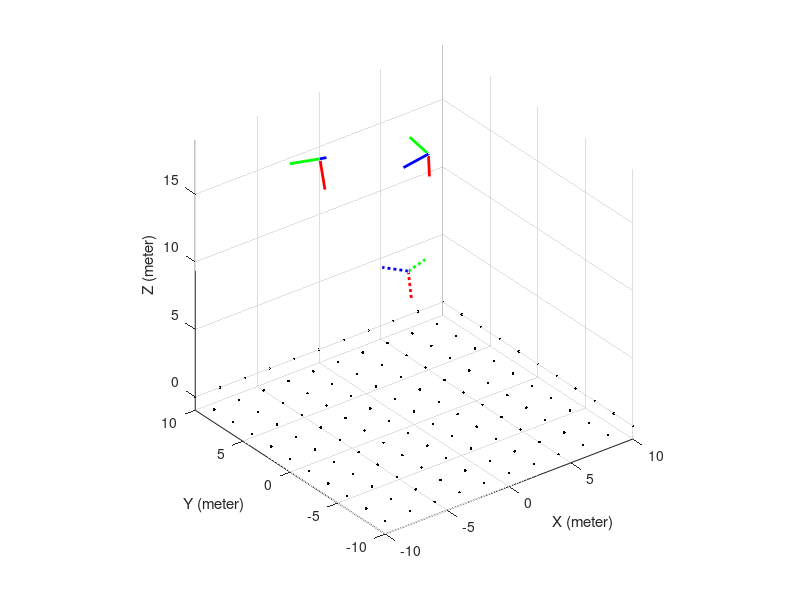
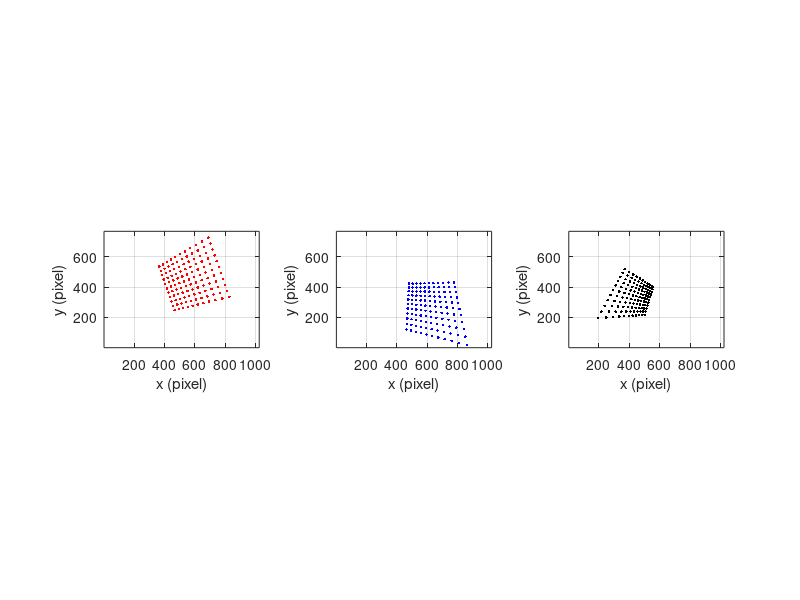
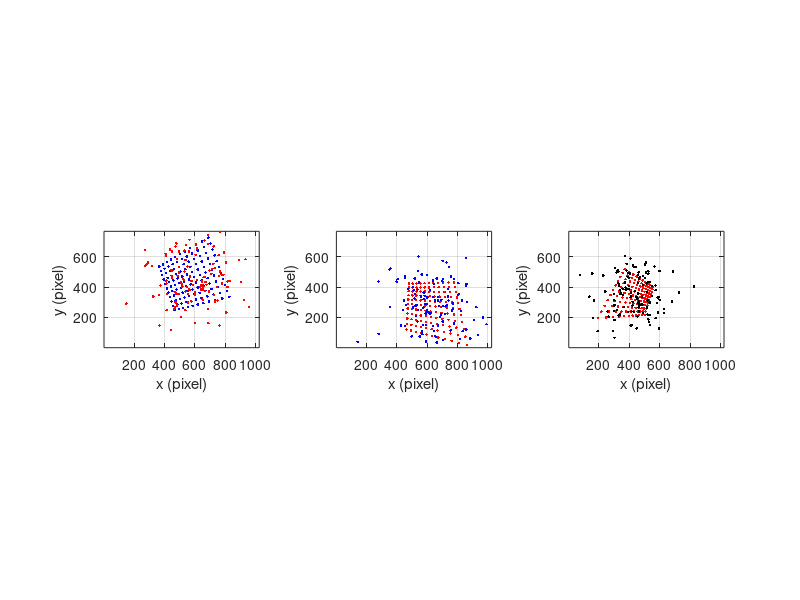

Here is the MATLAB script that generated these plots, in order: (Note: this script raises an error after producing the figures.)
% 1) Generate three synthetic images of a planar calibration object using three virtual cameras.
%    Three cameras must have the same intrinsic parameters but different extrinsic parameters.
% 2) Add Gaussian noise to the 2D image points.
% 3) Estimate the intrinsic and extrinsic parameters using the DLT of Zhang's method.
% 4) Refine the intrinsic and extrinsic parameters by minimizing the geometric error using LM.
% 5) Compare the geometric error before and after the LM-based refinement.



%  image size (pixel)
width = 1024; height = 768;
%  Calibration matrix
K = [200-3 0.02 width/2-5; 0 200+2 height/2+10; 0 0 1]; %  pixel
%  Rotation matrix
thx = 10*pi/180; thy = -180*pi/180; thz = -70*pi/180; %  radian
Rx = [1 0 0; 0 cos(thx) -sin(thx); 0 sin(thx) cos(thx)];
Ry = [cos(thy) 0 sin(thy); 0 1 0; -sin(thy) 0 cos(thy)];
Rz = [cos(thz) -sin(thz) 0; sin(thz) cos(thz) 0; 0 0 1];
R1 = Rz*Ry*Rx;
thx = -10*pi/180; thy = -170*pi/180; thz = 0*pi/180; %  radian
Rx = [1 0 0; 0 cos(thx) -sin(thx); 0 sin(thx) cos(thx)];
Ry = [cos(thy) 0 sin(thy); 0 1 0; -sin(thy) 0 cos(thy)];
Rz = [cos(thz) -sin(thz) 0; sin(thz) cos(thz) 0; 0 0 1];
R2 = Rz*Ry*Rx;
thx = 30*pi/180; thy = -190*pi/180; thz = 70*pi/180; %  radian
Rx = [1 0 0; 0 cos(thx) -sin(thx); 0 sin(thx) cos(thx)];
Ry = [cos(thy) 0 sin(thy); 0 1 0; -sin(thy) 0 cos(thy)];
Rz = [cos(thz) -sin(thz) 0; sin(thz) cos(thz) 0; 0 0 1];
R3 = Rz*Ry*Rx;
%  Camera center in world coordinate frame (meter)
C1_ = [-2; -2; 12]; C2_ = [5; 5; 15]; C3_ = [-3; 6; 17];
%  Translation vector
t1 = -R1*C1_; t2 = -R2*C2_; t3 = -R3*C3_;
%  Camera projection matrix (P = K*[R t])
P1 = K*R1*[eye(3) -C1_];
P2 = K*R2*[eye(3) -C2_];
P3 = K*R3*[eye(3) -C3_];
%  3D points in world coordinate frame
x = -10:2:10; y = -10:2:10; z = 0;
[X Y Z] = meshgrid(x,y,z);
X = X(:); Y = Y(:); Z = Z(:);
%  Draw 3D points and world coordinate frame
figure; plot3(X,Y,Z,'k.'); hold on;
xlabel('X (meter)'); ylabel('Y (meter)'); zlabel('Z (meter)');
axis equal; grid on;
%  Draw camera coordinate frame
len = 2;
Xp = [len; 0; 0]; Yp = [0; len; 0]; Zp = [0; 0; len];
CX1 = R1'*(Xp - t1); CY1 = R1'*(Yp - t1); CZ1 = R1'*(Zp - t1);

CX2 = R2'*(Xp - t2); CY2 = R2'*(Yp - t2); CZ2 = R2'*(Zp - t2);
CX3 = R3'*(Xp - t3); CY3 = R3'*(Yp - t3); CZ3 = R3'*(Zp - t3);
plot3([C1_(1) CX1(1)],[C1_(2) CX1(2)],[C1_(3) CX1(3)],'b:','LineWidth',2);
plot3([C1_(1) CY1(1)],[C1_(2) CY1(2)],[C1_(3) CY1(3)],'g:','LineWidth',2);
plot3([C1_(1) CZ1(1)],[C1_(2) CZ1(2)],[C1_(3) CZ1(3)],'r:','LineWidth',2);
plot3([C2_(1) CX2(1)],[C2_(2) CX2(2)],[C2_(3) CX2(3)],'b-','LineWidth',2);
plot3([C2_(1) CY2(1)],[C2_(2) CY2(2)],[C2_(3) CY2(3)],'g-','LineWidth',2);
plot3([C2_(1) CZ2(1)],[C2_(2) CZ2(2)],[C2_(3) CZ2(3)],'r-','LineWidth',2);
plot3([C3_(1) CX3(1)],[C3_(2) CX3(2)],[C3_(3) CX3(3)],'b-','LineWidth',2);
plot3([C3_(1) CY3(1)],[C3_(2) CY3(2)],[C3_(3) CY3(3)],'g-','LineWidth',2);
plot3([C3_(1) CZ3(1)],[C3_(2) CZ3(2)],[C3_(3) CZ3(3)],'r-','LineWidth',2);
hold off;
%  Acquire images of 3D points
x1 = P1*[X'; Y'; Z'; ones(1,length(X))];
x1(1,:) = x1(1,:)./x1(3,:); x1(2,:) = x1(2,:)./x1(3,:);
x1(3,:) = x1(3,:)./x1(3,:);
x2 = P2*[X'; Y'; Z'; ones(1,length(X))];
x2(1,:) = x2(1,:)./x2(3,:); x2(2,:) = x2(2,:)./x2(3,:);
x2(3,:) = x2(3,:)./x2(3,:);
x3 = P3*[X'; Y'; Z'; ones(1,length(X))];
x3(1,:) = x3(1,:)./x3(3,:); x3(2,:) = x3(2,:)./x3(3,:);
x3(3,:) = x3(3,:)./x3(3,:);
%  Draw images of 3D points
figure;
subplot(131); plot(x1(1,:),x1(2,:),'r.'); axis equal; grid on; hold on;
axis([1 width 1 height]); xlabel('x (pixel)'); ylabel('y (pixel)');
hold off;
subplot(132); plot(x2(1,:),x2(2,:),'b.'); axis equal; grid on; hold on;
axis([1 width 1 height]); xlabel('x (pixel)'); ylabel('y (pixel)');
hold off;
subplot(133); plot(x3(1,:),x3(2,:),'k.'); axis equal; grid on; hold on;
axis([1 width 1 height]); xlabel('x (pixel)'); ylabel('y (pixel)');
hold off;
save('data_calibration.mat','K','R1','t1','R2','t2','R3','t3','X','Y','Z','x1','x2','x3','width','height');

%  Load data
load('data_calibration.mat');
%  add noise
scale = 100;
a1 = x1(1:2,:) + randn(size(x1(1:2,:)))*scale; x1(3,:) = 1;
a2 = x2(1:2,:) + randn(size(x2(1:2,:)))*scale; x2(3,:) = 1;
a3 = x3(1:2,:) + randn(size(x3(1:2,:)))*scale; x3(3,:) = 1;
%  Draw images of 3D points
figure;
subplot(131); plot(x1(1,:),x1(2,:),'b.'); axis equal; grid on; hold on;
subplot(131); plot(a1(1,:),a1(2,:),'r.'); axis equal; grid on; hold on;
axis([1 width 1 height]); xlabel('x (pixel)'); ylabel('y (pixel)');
hold off;
subplot(132); plot(x2(1,:),x2(2,:),'r.'); axis equal; grid on; hold on;
subplot(132); plot(a2(1,:),a2(2,:),'b.'); axis equal; grid on; hold on;
axis([1 width 1 height]); xlabel('x (pixel)'); ylabel('y (pixel)');
hold off;
subplot(133); plot(x3(1,:),x3(2,:),'r.'); axis equal; grid on; hold on;
subplot(133); plot(a3(1,:),a3(2,:),'k.'); axis equal; grid on; hold on;
axis([1 width 1 height]); xlabel('x (pixel)'); ylabel('y (pixel)');
hold off;
x1 = x1(1:2,:) + randn(size(x1(1:2,:)))*scale; x1(3,:) = 1;
x2 = x2(1:2,:) + randn(size(x2(1:2,:)))*scale; x2(3,:) = 1;
x3 = x3(1:2,:) + randn(size(x3(1:2,:)))*scale; x3(3,:) = 1;
%  Homography estimation for each image
XY = [X'; Y'; ones(size(X'))];
Hz = cell(1,3);
Hz{1} = estimate_homography(XY,x1,width,height);
Hz{2} = estimate_homography(XY,x2,width,height);
Hz{3} = estimate_homography(XY,x3,width,height);
%  Intrinsic parameters estimation
VM = [];
for i=1:3
   h = Hz{i};
   v11 = [h(1,1)*h(1,1), h(1,1)*h(2,1)+h(2,1)*h(1,1), h(2,1)*h(2,1), ...
   h(3,1)*h(1,1)+h(1,1)*h(3,1), h(3,1)*h(2,1)+h(2,1)*h(3,1) h(3,1)*h(3,1)];
   v22 = [h(1,2)*h(1,2), h(1,2)*h(2,2)+h(2,2)*h(1,2), h(2,2)*h(2,2), ...
   h(3,2)*h(1,2)+h(1,2)*h(3,2), h(3,2)*h(2,2)+h(2,2)*h(3,2) h(3,2)*h(3,2)];
   v12 = [h(1,1)*h(1,2), h(1,1)*h(2,2)+h(2,1)*h(1,2), h(2,1)*h(2,2), ...
   h(3,1)*h(1,2)+h(1,1)*h(3,2), h(3,1)*h(2,2)+h(2,1)*h(3,2) h(3,1)*h(3,2)];
   VM = [VM; v12; v11-v22];
end
[U D V] = svd(VM);
b = V(:,end);
v0 = (b(2)*b(4)-b(1)*b(5)) / (b(1)*b(3)-b(2)^2);
lamda = b(6)-(b(4)^2+v0*(b(2)*b(4)-b(1)*b(5)))/b(1);
alpha = sqrt(lamda/b(1));
beta = sqrt(lamda*b(1)/(b(1)*b(3)-b(2)^2));
c = -b(2)*alpha^2*beta/lamda;
u0 = c*v0/alpha - b(4)*alpha^2/lamda;
K_ = [alpha c u0; 0 beta v0; 0 0 1]; %  estimated intrinsic parameter
err_dlt_1 = calculate_error(K_,XY,x1);
err_dlt_2 = calculate_error(K_,XY,x2);
err_dlt_3 = calculate_error(K_,XY,x3);
%  Extrinsic parameters estimation
iK_ = inv(K_);
for i=1:3
   h = H{i};
   lamda = (1/norm(iK_*h(:,1)) + 1/norm(iK_*h(:,2))) / 2;
   r1 = lamda*iK_*h(:,1);
   r2 = lamda*iK_*h(:,2);
   r3 = cross(r1,r2);
   Rtemp = [r1 r2 r3];
   [U D V] = svd(Rtemp);
   R_{i} = U*V';
   t_{i} = lamda*iK_*h(:,3);
   C = -R_{i}'*t_{i};
   if C(3) < 0
       R_{i}(:,1) = -R_{i}(:,1);
       R_{i}(:,2) = -R_{i}(:,2);
       t_{i} = -t_{i};
   end
end








function H = estimate_homography(x1n,x2n,W1,H1)
   %  Normalize data
   iT1 = [W1+H1 0 W1/2; 0 W1+H1 H1/2; 0 0 1]; T1 = inv(iT1);
   iT2 = [W1+H1 0 W1/2; 0 W1+H1 H1/2; 0 0 1]; T2 = inv(iT2);
   x1nm = T1*x1n;
   x2nm = T2*x2n;
   %  Estimate homography by DLT
   A = []; numPnt = size(x1nm,2);
   for i=1:numPnt
       x = x1nm(1,i); y = x1nm(2,i); w = x1nm(3,i);
       x_ = x2nm(1,i); y_ = x2nm(2,i); w_ = x2nm(3,i);
       tmp = [0 0 0 -x*w_ -y*w_ -w*w_ x*y_ y*y_ w*y_;
       x*w_ y*w_ w*w_ 0 0 0 -x*x_ -y*x_ -w*x_];
       A = [A; tmp];
   end
   [U D V] = svd(A);
   h = V(:,end);
   Hnm = [h(1:3)'; h(4:6)'; h(7:9)'];
   %denormalize
   H = inv(T2)*Hnm*T1;
end


function refined_H = refined_using_LM(P,temp,x1)
%  refining the homography using LM

options = optimoptions(@lsqnonlin, 'Algorithm', 'levenberg-marquardt', 'MaxIterations',1000,'Display', 'iter', 'MaxFunEvals', 100000, 'TolX', 1e-10, 'TolFun', 1e-40);
   %  Nonlinear least-squares solver
   stop = 1;
   [refined_h, resnorm, res] = lsqnonlin(@fun,P,[],[],options,temp,x1);
   refined_H = refined_h;

end
function F = fun(P1,temp,x1)
 
 
  
  
   x1_ = P1*temp;

   x1_(1,:) = x1_(1,:)./x1_(3,:); x1_(2,:) = x1_(2,:)./x1_(3,:);
   x1_(3,:) = x1_(3,:)./x1_(3,:);
  

   %  Calculate error (vector)
   F = [sqrt((x1_(1,:)-x1(1,:)).^2+(x1_(2,:)-x1(2,:)).^2) ];
end




%  Load data
load('data_calibration.mat');
%  Add noise
scale = 50;
rng(1,'philox')
a1 = x1(1:2,:) + randn(size(x1(1:2,:)))*scale; x1(3,:) = 1;
a2 = x2(1:2,:) + randn(size(x2(1:2,:)))*scale; x2(3,:) = 1;
a3 = x3(1:2,:) + randn(size(x3(1:2,:)))*scale; x3(3,:) = 1;
%  Draw images of 3D points
figure;
subplot(131); plot(x1(1,:),x1(2,:),'b.'); axis equal; grid on; hold on;
subplot(131); plot(a1(1,:),a1(2,:),'r.'); axis equal; grid on; hold on;
axis([1 width 1 height]); xlabel('x (pixel)'); ylabel('y (pixel)');
hold off;
subplot(132); plot(x2(1,:),x2(2,:),'r.'); axis equal; grid on; hold on;
subplot(132); plot(a2(1,:),a2(2,:),'b.'); axis equal; grid on; hold on;
axis([1 width 1 height]); xlabel('x (pixel)'); ylabel('y (pixel)');
hold off;
subplot(133); plot(x3(1,:),x3(2,:),'r.'); axis equal; grid on; hold on;
subplot(133); plot(a3(1,:),a3(2,:),'k.'); axis equal; grid on; hold on;
axis([1 width 1 height]); xlabel('x (pixel)'); ylabel('y (pixel)');
hold off;
rng(1,'philox')
x1 = x1(1:2,:) + randn(size(x1(1:2,:)))*scale; x1(3,:) = 1;
x2 = x2(1:2,:) + randn(size(x2(1:2,:)))*scale; x2(3,:) = 1;
x3 = x3(1:2,:) + randn(size(x3(1:2,:)))*scale; x3(3,:) = 1;
%  Homography estimation for each image
XY = [X'; Y'; ones(size(X'))];
H = cell(1,3);
H{1} = estimate_homography(XY,x1,width,height);
H{2} = estimate_homography(XY,x2,width,height);
H{3} = estimate_homography(XY,x3,width,height);
%  Refine homography by LM
VM = [];
for i=1:3
   h = H{i};
%  Intrinsic parameters estimation
   v11 = [h(1,1)*h(1,1), h(1,1)*h(2,1)+h(2,1)*h(1,1), h(2,1)*h(2,1), ...
   h(3,1)*h(1,1)+h(1,1)*h(3,1), h(3,1)*h(2,1)+h(2,1)*h(3,1) h(3,1)*h(3,1)];
   v22 = [h(1,2)*h(1,2), h(1,2)*h(2,2)+h(2,2)*h(1,2), h(2,2)*h(2,2), ...
   h(3,2)*h(1,2)+h(1,2)*h(3,2), h(3,2)*h(2,2)+h(2,2)*h(3,2) h(3,2)*h(3,2)];
   v12 = [h(1,1)*h(1,2), h(1,1)*h(2,2)+h(2,1)*h(1,2), h(2,1)*h(2,2), ...
   h(3,1)*h(1,2)+h(1,1)*h(3,2), h(3,1)*h(2,2)+h(2,1)*h(3,2) h(3,1)*h(3,2)];
   VM = [VM; v12; v11-v22];
end
[U D V] = svd(VM);
b = V(:,end);
v0 = (b(2)*b(4)-b(1)*b(5)) / (b(1)*b(3)-b(2)^2);
lamda = b(6)-(b(4)^2+v0*(b(2)*b(4)-b(1)*b(5)))/b(1);
alpha = sqrt(lamda/b(1));
beta = sqrt(lamda*b(1)/(b(1)*b(3)-b(2)^2));
c = -b(2)*alpha^2*beta/lamda;
u0 = c*v0/alpha - b(4)*alpha^2/lamda;
K_ = [alpha c u0; 0 beta v0; 0 0 1];

%  Extrinsic parameters estimation
iK_ = inv(K_);
for i=1:3
  
   h = H{i};
   lamda = (1/norm(iK_*h(:,1)) + 1/norm(iK_*h(:,2))) / 2;
   r1 = lamda*iK_*h(:,1);
   r2 = lamda*iK_*h(:,2);
   r3 = cross(r1,r2);
   Rtemp = [r1 r2 r3];
   [U D V] = svd(Rtemp);
   R_{i} = U*V';
   t_{i} = lamda*iK_*h(:,3);
   C = -R_{i}'*t_{i};
   if C(3) < 0
       R_{i}(:,1) = -R_{i}(:,1);
       R_{i}(:,2) = -R_{i}(:,2);
       t_{i} = -t_{i};
   end
end
%  %  Camera projection matrix (P = K*[R t])
P = cell(1,3);
P{1} = K_*[R_{1} -t_{1}];
P{2} = K_*[R_{2} -t_{2}];
P{3} = K_*[R_{3} -t_{3}];
temp = [X'; Y'; Z';ones(1,length(X))];
x1_ = P{1}*temp;
x2_ = P{2}*temp;
x3_ = P{3}*temp;
x1_(1,:) = x1_(1,:)./x1_(3,:); x1_(2,:) = x1_(2,:)./x1_(3,:);
x1_(3,:) = x1_(3,:)./x1_(3,:);
x2_(1,:) = x2_(1,:)./x2_(3,:); x2_(2,:) = x2_(2,:)./x2_(3,:);
x2_(3,:) = x2_(3,:)./x2_(3,:);
x3_(1,:) = x3_(1,:)./x3_(3,:); x3_(2,:) = x3_(2,:)./x3_(3,:);
x3_(3,:) = x3_(3,:)./x1_(3,:);
error_dlt = sum(sum((x1(1:2,:)-x1_(1:2,:)).^2)+sum((x2(1:2,:)-x2_(1:2,:)).^2)+sum((x3(1:2,:)-x3_(1:2,:)).^2));
%  refining
%  %  Camera projection matrix (P = K*[R t])
x = cell(1,3);
x{1} = x1;
x{2} =x2;
x{3} =x3;
P_r = cell(1,3);
for i=1:3
   P{i} = K_*[R_{i} -t_{i}];
   P_r{i} = refined_using_LM(P{i},temp,x{i});
end
x1_ = P_r{1}*temp;
x2_ = P_r{2}*temp;
x3_ = P_r{3}*temp;
x1_(1,:) = x1_(1,:)./x1_(3,:); x1_(2,:) = x1_(2,:)./x1_(3,:);
x1_(3,:) = x1_(3,:)./x1_(3,:);
x2_(1,:) = x2_(1,:)./x2_(3,:); x2_(2,:) = x2_(2,:)./x2_(3,:);
x2_(3,:) = x2_(3,:)./x2_(3,:);
x3_(1,:) = x3_(1,:)./x3_(3,:); x3_(2,:) = x3_(2,:)./x3_(3,:);
x3_(3,:) = x3_(3,:)./x1_(3,:);
error_LM = sum(sum((x1(1:2,:)-x1_(1:2,:)).^2)+sum((x2(1:2,:)-x2_(1:2,:)).^2)+sum((x3(1:2,:)-x3_(1:2,:)).^2));
disp(error_LM>error_dlt); %  comparing lm method error with zheng method. Lm should be less than zheng



